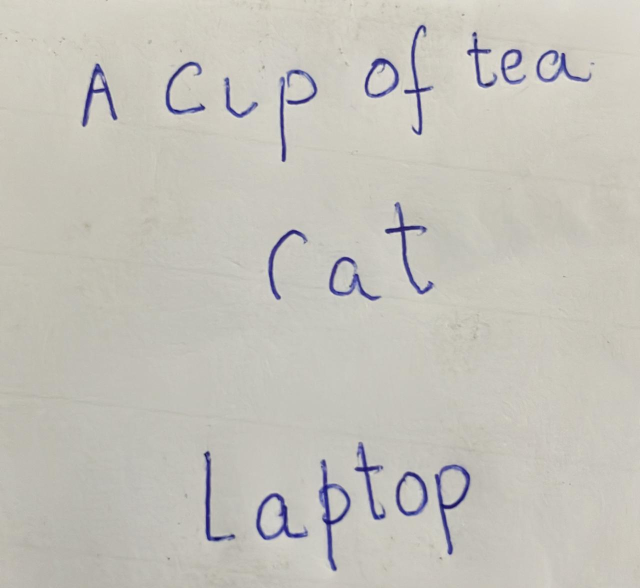
#> input picture img2.png, 1280 x 1176 px (shown at 1/2 size)
$ python accu-check.py
#> lines starting #> are read from the running program, lines starting #| are printed output that depends on the picture; after the words box and inside, x2 and y2 are one past the last pixel; in counts of white or black regions, pixels touching at a corner belong together
import cv2
import pytesseract
pytesseract.pytesseract.tesseract_cmd = 'C:\\Program Files\\Tesseract-OCR\\tesseract.exe'

img = cv2.imread('img2.png')
#> img is the input picture: shape (1176, 1280, 3); mean B, G, R 186.3, 193.8, 196.2
gry = cv2.cvtColor(img, cv2.COLOR_BGR2GRAY)
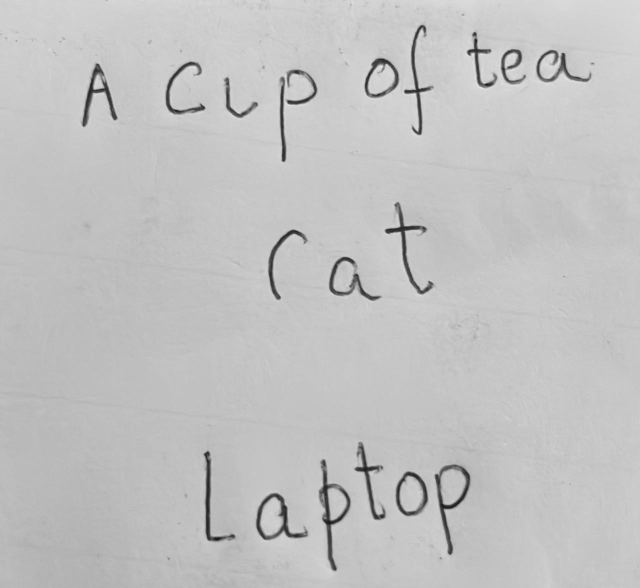
#> gry: shape (1176, 1280) (shown at 1/2 size); min 16, max 233, mean 193.6
blr = cv2.GaussianBlur(gry, (3, 3), 0)
thr = cv2.threshold(blr, 0, 255, cv2.THRESH_BINARY + cv2.THRESH_OTSU)[1]
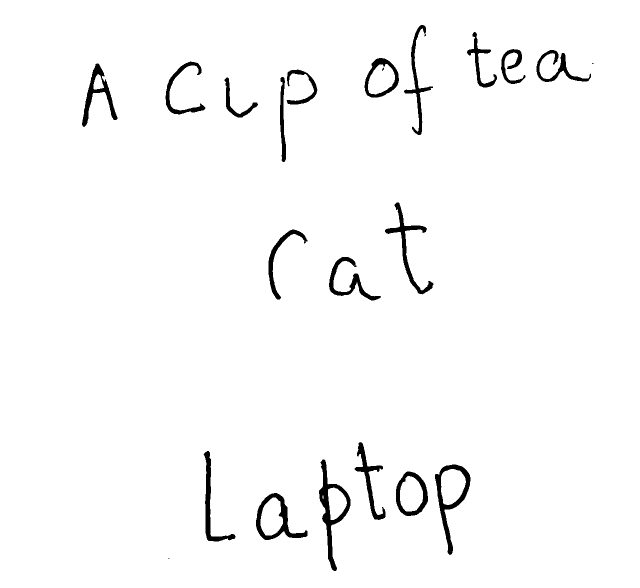
#> thr: shape (1176, 1280) (shown at 1/2 size); 97.6% white; 22 black regions (3 under 20 px), largest, box (x1, y1, x2, y2) and area: (638, 919, 701, 1142) 3387, (870, 929, 941, 1110) 2922, (512, 986, 615, 1080) 2557
(h_thr, w_thr) = thr.shape[:2]
#> h_thr = 1176; w_thr = 1280
s_idx = 0
e_idx = int(h_thr/2)
#> e_idx = 588

for _ in range(0, 2):
    crp = thr[s_idx:e_idx, 0:w_thr]
    (h_crp, w_crp) = crp.shape[:2]
    crp = cv2.resize(crp, (w_crp*2, h_crp*2))
    crp = cv2.erode(crp, None, iterations=1)
    s_idx = e_idx
    e_idx = s_idx + int(h_thr/2)
#> (the run stopped early here; a loop or call above may not have finished)

$ run again, with img1.png copied over img2.png
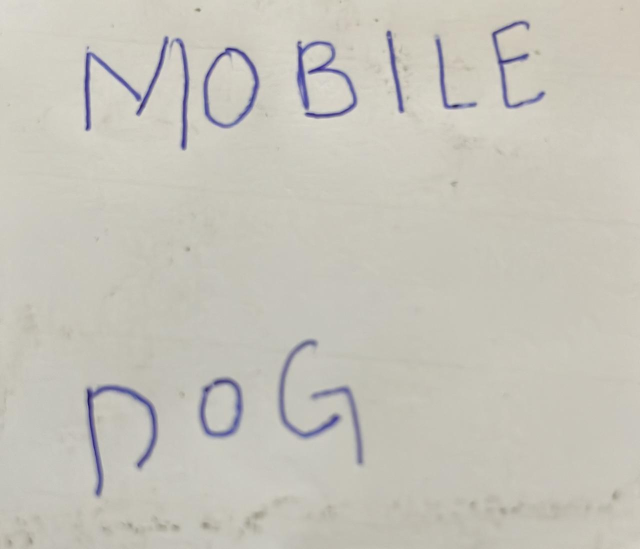
#> input picture img1.png, 1280 x 1098 px (shown at 1/2 size)
#> img is the input picture: shape (1098, 1280, 3); mean B, G, R 186, 195.3, 197.9
#> `thr = cv2.threshold(blr, 0, 255, cv2.THRESH_BINARY + cv2.THRESH_OTSU)[1]`:
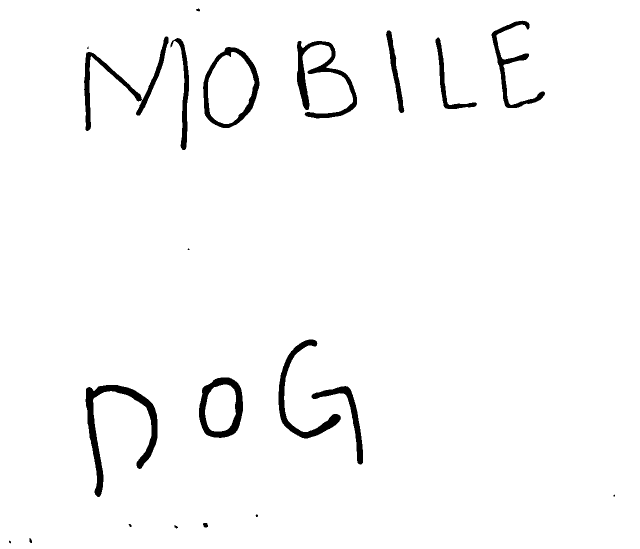
#> thr: shape (1098, 1280) (shown at 1/2 size); 97.2% white; 21 black regions (5 under 20 px), largest, box (x1, y1, x2, y2) and area: (171, 770, 315, 994) 6499, (594, 82, 714, 237) 4834, (168, 73, 337, 262) 4338

$ run again, with img3.png copied over img2.png
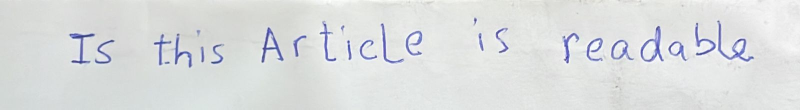
#> input picture img3.png, 1600 x 219 px (shown at 1/2 size)
#> img is the input picture: shape (219, 1600, 3); mean B, G, R 222.5, 221.8, 219.4
#> `thr = cv2.threshold(blr, 0, 255, cv2.THRESH_BINARY + cv2.THRESH_OTSU)[1]`:
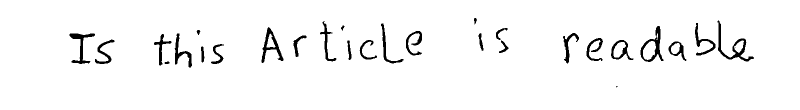
#> thr: shape (219, 1600) (shown at 1/2 size); 96.6% white; 28 black regions (1 under 20 px), largest, box (x1, y1, x2, y2) and area: (1435, 41, 1508, 123) 1064, (1281, 52, 1327, 124) 954, (523, 54, 567, 126) 899
